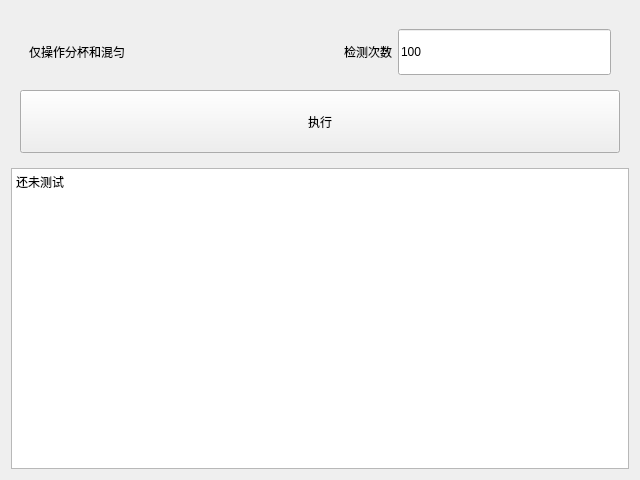
<?xml version="1.0" encoding="UTF-8"?>
<ui version="4.0">
 <class>Mixing_2</class>
 <widget class="QWidget" name="Mixing_2">
  <property name="geometry">
   <rect>
    <x>0</x>
    <y>0</y>
    <width>640</width>
    <height>480</height>
   </rect>
  </property>
  <property name="windowTitle">
   <string>Form</string>
  </property>
  <layout class="QVBoxLayout" name="verticalLayout" stretch="1,2">
   <item>
    <widget class="QWidget" name="widget" native="true">
     <layout class="QVBoxLayout" name="verticalLayout_2">
      <item>
       <widget class="QWidget" name="widget_2" native="true">
        <layout class="QHBoxLayout" name="horizontalLayout">
         <item>
          <widget class="QLabel" name="label">
           <property name="text">
            <string>仅操作分杯和混匀</string>
           </property>
          </widget>
         </item>
         <item>
          <spacer name="horizontalSpacer">
           <property name="orientation">
            <enum>Qt::Horizontal</enum>
           </property>
           <property name="sizeHint" stdset="0">
            <size>
             <width>191</width>
             <height>20</height>
            </size>
           </property>
          </spacer>
         </item>
         <item>
          <widget class="QLabel" name="label_2">
           <property name="text">
            <string>检测次数</string>
           </property>
          </widget>
         </item>
         <item>
          <widget class="QLineEdit" name="edit_runCount">
           <property name="sizePolicy">
            <sizepolicy hsizetype="Expanding" vsizetype="Minimum">
             <horstretch>0</horstretch>
             <verstretch>0</verstretch>
            </sizepolicy>
           </property>
           <property name="text">
            <string>100</string>
           </property>
          </widget>
         </item>
        </layout>
       </widget>
      </item>
      <item>
       <widget class="QPushButton" name="btn_start">
        <property name="sizePolicy">
         <sizepolicy hsizetype="Minimum" vsizetype="Minimum">
          <horstretch>0</horstretch>
          <verstretch>0</verstretch>
         </sizepolicy>
        </property>
        <property name="text">
         <string>执行</string>
        </property>
       </widget>
      </item>
     </layout>
    </widget>
   </item>
   <item>
    <widget class="QTextEdit" name="textEdit">
     <property name="html">
      <string>&lt;!DOCTYPE HTML PUBLIC &quot;-//W3C//DTD HTML 4.0//EN&quot; &quot;http://www.w3.org/TR/REC-html40/strict.dtd&quot;&gt;
&lt;html&gt;&lt;head&gt;&lt;meta name=&quot;qrichtext&quot; content=&quot;1&quot; /&gt;&lt;style type=&quot;text/css&quot;&gt;
p, li { white-space: pre-wrap; }
&lt;/style&gt;&lt;/head&gt;&lt;body style=&quot; font-family:'SimSun'; font-size:9pt; font-weight:400; font-style:normal;&quot;&gt;
&lt;p style=&quot; margin-top:0px; margin-bottom:0px; margin-left:0px; margin-right:0px; -qt-block-indent:0; text-indent:0px;&quot;&gt;还未测试&lt;/p&gt;&lt;/body&gt;&lt;/html&gt;</string>
     </property>
    </widget>
   </item>
  </layout>
 </widget>
 <resources/>
 <connections/>
</ui>
